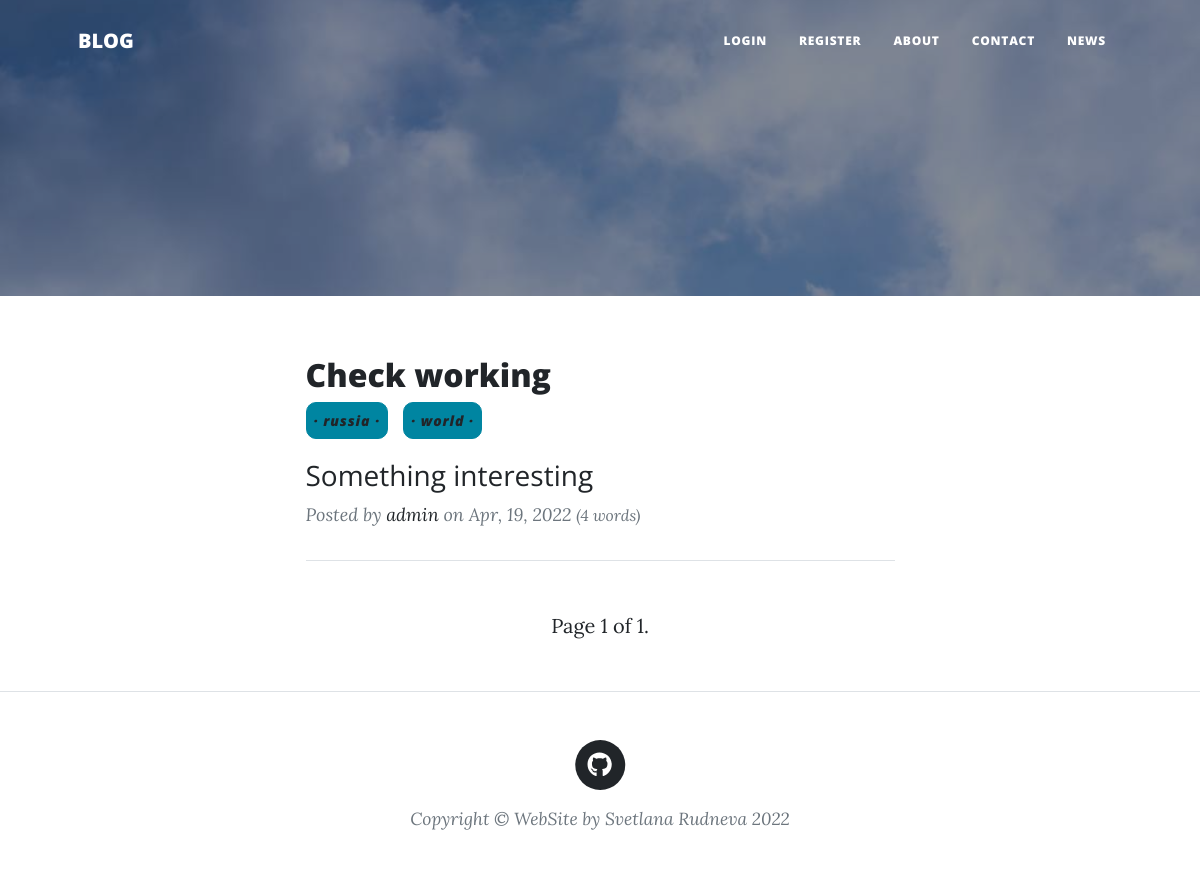
The app's page /posts/author/admin/ with its own data.
### home/models.py (models this page shows, shortened)
class blogModel(models.Model):
    class Meta:
        verbose_name_plural = "Posts"
    author = models.ForeignKey(settings.AUTH_USER_MODEL, on_delete=models.PROTECT)
    title = models.CharField(max_length=200)
    content = FroalaField(options={'toolbarInline': True,})
    summary = models.TextField(max_length=500, blank=True, null=True)
    tags = models.ManyToManyField(Tag, related_name="posts")
    comments = GenericRelation(Comment)
    slug = models.SlugField(max_length=50, null=True, blank=True)
    image = models.ImageField(upload_to="blog", blank=True, null=True)
    created_at = models.DateTimeField(auto_now_add=True)
    upload_date = models.DateTimeField(auto_now_add=True)
    modified_at = models.DateTimeField(auto_now=True)
    published_at = models.DateTimeField(blank=True, null=True, db_index=True)
    all_tags = TaggableManager()

### home/views.py (the view)
# urls.py: path('posts/author/<username>/', about_author, name="about_author"),
def about_author(request, username):
    user = get_object_or_404(User, username=username)
    author = AuthorProfile.objects.filter(user=user)
    if author is None:
        author = user
    posts = (
        blogModel.objects.filter(published_at__lte=timezone.now(), author=user)
        .select_related("author")
        .defer('created_at', 'modified_at')
    )
    current_page = Paginator(posts, 7)
    page = request.GET.get('page')
    try:
        posts = current_page.page(page)
    except PageNotAnInteger:
        posts = current_page.page(1)
    except EmptyPage:
        posts = current_page.page(current_page.num_pages)
    return render(request, "about_author.html", {"author": author, "posts": posts, "user": user})

### home/templatetags/blog_extras.py (called while the page is built)
@register.filter
def author_details(author, current_user=None):
    if not isinstance(author, user_model):
        return ""  # return empty string as safe default
    if author == current_user:
        return format_html("<strong>me</strong>")
    if author.first_name and author.last_name:
        name = f"{author.first_name} {author.last_name}"
    else:
        name = f"{author.username}"
    if author.email:
        prefix = ""
        suffix = ""
    else:
        prefix = ""
        suffix = ""
    return format_html('{}{}{}', prefix, name, suffix)

### home/templates/about_author.html (shortened to what this page needs)
{% extends 'base.html' %}
{% load static %}
{% block content %}
    <header class="masthead" style='background-image: url("{% static 'img/post.jpg' %}");'>
        <div class="container position-relative px-4 px-lg-5">
            <div class="row gx-4 gx-lg-5 justify-content-center">
                <div class="col-md-10 col-lg-8 col-xl-7">
                </div>
            </div>
        </div>
    </header>
    <div class="container px-4 px-lg-5" style="margin-top: 60px;">
        <div class="row gx-4 gx-lg-5 justify-content-center">
            <div class="col-md-10 col-lg-8 col-xl-7">
                {% for post in posts %}
                <div class="post-preview">
                        <h2 class="post-title"><a href="{% url 'posts' post.slug %}">{{ post.title }}</a></h2>
                        <div class="tags" style="display: flex; flex-direction: row; item-align: center; width: 100%;">
                            {% for tag in post.all_tags.all %}
                                <button class="btn btn-primary" style="border-radius:10px; padding:7px; margin-right:15px; font-style:italic; color: black; margin-bottom: 20px;"><a href="{% url 'post_list_by_tag' tag.slug %}">&middot; {{ tag.slug }} &middot;</a></button>
                            {% endfor %}
                        </div>
                        {% if post.summary  %}
                        <h3 class="post-subtitle" style="font-weight:normal">{{ post.summary }}</h3>
                        {% endif %}
                    <p class="post-meta">
                        {% include "post-byline.html" %}
                        <small>({{ post.content|wordcount }} words)</small>
                    </p>
                </div>
                <hr class="my-4" />
                {% endfor %}
                {% include 'paginator.html' with page=posts %}
            </div>
        </div>
    </div>
{% endblock %}

### home/templates/post-byline.html
{% load blog_extras %}
Posted by <a href="{% url 'about_author' post.author %}">{{ post.author|author_details:request.user }}</a> on {{ post.published_at|date:"M, d, Y" }}

### records on screen
blogModel: title "Check working", summary "Something interesting", author|author_details "admin", published_at "Apr, 19, 2022", content "4"
Tag: slug "russia"
Tag: slug "world"

### other values on screen
{{ page.number }} "1"
{{ page.paginator.num_pages }} "1"
